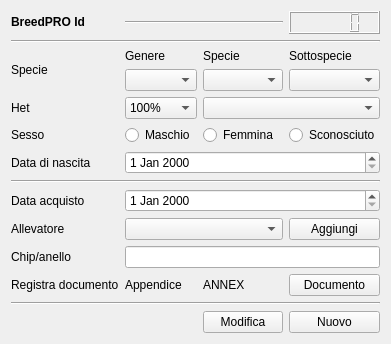
<?xml version="1.0" encoding="UTF-8"?>
<ui version="4.0">
 <class>Subject</class>
 <widget class="QWidget" name="Subject">
  <property name="geometry">
   <rect>
    <x>0</x>
    <y>0</y>
    <width>386</width>
    <height>320</height>
   </rect>
  </property>
  <property name="windowTitle">
   <string>Form</string>
  </property>
  <layout class="QGridLayout" name="gridLayout_2">
   <item row="1" column="0">
    <layout class="QGridLayout" name="gridLayout">
     <item row="0" column="0">
      <widget class="QLabel" name="label_11">
       <property name="text">
        <string>&lt;b&gt;BreedPRO Id&lt;/b&gt;</string>
       </property>
      </widget>
     </item>
     <item row="0" column="1" colspan="2">
      <widget class="Line" name="line">
       <property name="orientation">
        <enum>Qt::Horizontal</enum>
       </property>
      </widget>
     </item>
     <item row="0" column="3">
      <widget class="QLCDNumber" name="lcdNumber"/>
     </item>
     <item row="5" column="2">
      <widget class="QRadioButton" name="radioButton_2">
       <property name="text">
        <string>Femmina</string>
       </property>
      </widget>
     </item>
     <item row="2" column="3">
      <widget class="QLabel" name="label_2">
       <property name="text">
        <string>Sottospecie</string>
       </property>
      </widget>
     </item>
     <item row="4" column="1">
      <widget class="QComboBox" name="comboBox_4">
       <item>
        <property name="text">
         <string>100%</string>
        </property>
       </item>
       <item>
        <property name="text">
         <string>66%</string>
        </property>
       </item>
       <item>
        <property name="text">
         <string>50%</string>
        </property>
       </item>
       <item>
        <property name="text">
         <string>33%</string>
        </property>
       </item>
       <item>
        <property name="text">
         <string>25%</string>
        </property>
       </item>
       <item>
        <property name="text">
         <string>12,5%</string>
        </property>
       </item>
      </widget>
     </item>
     <item row="5" column="1">
      <widget class="QRadioButton" name="radioButton">
       <property name="text">
        <string>Maschio</string>
       </property>
      </widget>
     </item>
     <item row="3" column="1">
      <widget class="QComboBox" name="comboBox"/>
     </item>
     <item row="5" column="0">
      <widget class="QLabel" name="label_5">
       <property name="text">
        <string>Sesso</string>
       </property>
      </widget>
     </item>
     <item row="5" column="3">
      <widget class="QRadioButton" name="radioButton_3">
       <property name="text">
        <string>Sconosciuto</string>
       </property>
      </widget>
     </item>
     <item row="2" column="0" rowspan="2">
      <widget class="QLabel" name="label">
       <property name="text">
        <string>Specie</string>
       </property>
      </widget>
     </item>
     <item row="6" column="1" colspan="3">
      <widget class="QDateEdit" name="dateEdit"/>
     </item>
     <item row="8" column="0">
      <widget class="QLabel" name="label_8">
       <property name="text">
        <string>Data acquisto</string>
       </property>
      </widget>
     </item>
     <item row="9" column="0">
      <widget class="QLabel" name="label_9">
       <property name="text">
        <string>Allevatore</string>
       </property>
      </widget>
     </item>
     <item row="9" column="3">
      <widget class="QPushButton" name="pushButton">
       <property name="text">
        <string>Aggiungi</string>
       </property>
      </widget>
     </item>
     <item row="2" column="1">
      <widget class="QLabel" name="label_4">
       <property name="text">
        <string>Genere</string>
       </property>
      </widget>
     </item>
     <item row="9" column="1" colspan="2">
      <widget class="QComboBox" name="comboBox_6"/>
     </item>
     <item row="10" column="1" colspan="3">
      <widget class="QLineEdit" name="lineEdit"/>
     </item>
     <item row="8" column="1" colspan="3">
      <widget class="QDateEdit" name="dateEdit_2"/>
     </item>
     <item row="13" column="0">
      <spacer name="verticalSpacer">
       <property name="orientation">
        <enum>Qt::Vertical</enum>
       </property>
       <property name="sizeHint" stdset="0">
        <size>
         <width>20</width>
         <height>40</height>
        </size>
       </property>
      </spacer>
     </item>
     <item row="10" column="0">
      <widget class="QLabel" name="label_10">
       <property name="text">
        <string>Chip/anello</string>
       </property>
      </widget>
     </item>
     <item row="2" column="2">
      <widget class="QLabel" name="label_3">
       <property name="text">
        <string>Specie</string>
       </property>
      </widget>
     </item>
     <item row="6" column="0">
      <widget class="QLabel" name="label_6">
       <property name="text">
        <string>Data di nascita</string>
       </property>
      </widget>
     </item>
     <item row="3" column="3">
      <widget class="QComboBox" name="comboBox_3"/>
     </item>
     <item row="3" column="2">
      <widget class="QComboBox" name="comboBox_2"/>
     </item>
     <item row="4" column="2" colspan="2">
      <widget class="QComboBox" name="comboBox_5"/>
     </item>
     <item row="4" column="0">
      <widget class="QLabel" name="label_7">
       <property name="text">
        <string>Het</string>
       </property>
      </widget>
     </item>
     <item row="13" column="2">
      <widget class="QPushButton" name="pushButton_2">
       <property name="text">
        <string>Modifica</string>
       </property>
      </widget>
     </item>
     <item row="13" column="3">
      <widget class="QPushButton" name="pushButton_3">
       <property name="text">
        <string>Nuovo</string>
       </property>
      </widget>
     </item>
     <item row="1" column="0" colspan="4">
      <widget class="Line" name="line_3">
       <property name="orientation">
        <enum>Qt::Horizontal</enum>
       </property>
      </widget>
     </item>
     <item row="12" column="0" colspan="4">
      <widget class="Line" name="line_4">
       <property name="orientation">
        <enum>Qt::Horizontal</enum>
       </property>
      </widget>
     </item>
     <item row="7" column="0" colspan="4">
      <widget class="Line" name="line_2">
       <property name="orientation">
        <enum>Qt::Horizontal</enum>
       </property>
      </widget>
     </item>
     <item row="11" column="0">
      <widget class="QLabel" name="label_12">
       <property name="text">
        <string>Registra documento</string>
       </property>
      </widget>
     </item>
     <item row="11" column="3">
      <widget class="QPushButton" name="pushButton_4">
       <property name="text">
        <string>Documento</string>
       </property>
      </widget>
     </item>
     <item row="11" column="1">
      <widget class="QLabel" name="label_13">
       <property name="text">
        <string>Appendice</string>
       </property>
      </widget>
     </item>
     <item row="11" column="2">
      <widget class="QLabel" name="label_14">
       <property name="text">
        <string>ANNEX</string>
       </property>
      </widget>
     </item>
    </layout>
   </item>
  </layout>
 </widget>
 <resources/>
 <connections/>
</ui>
